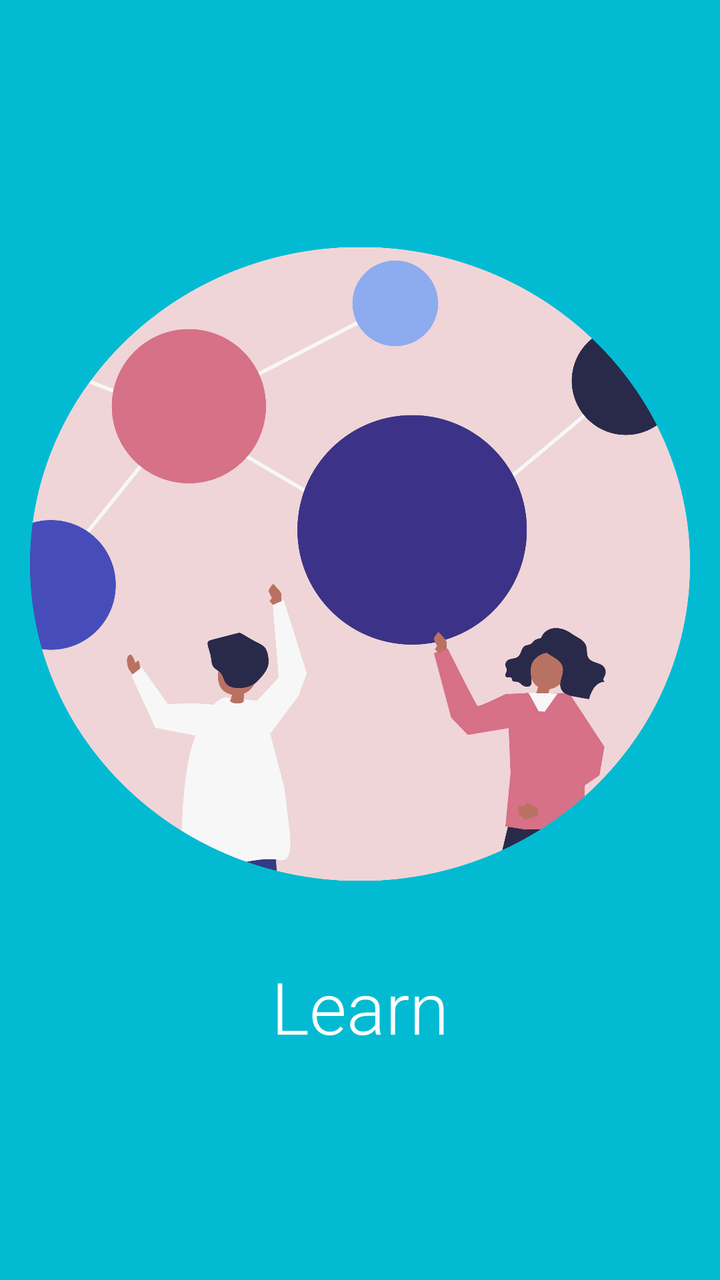
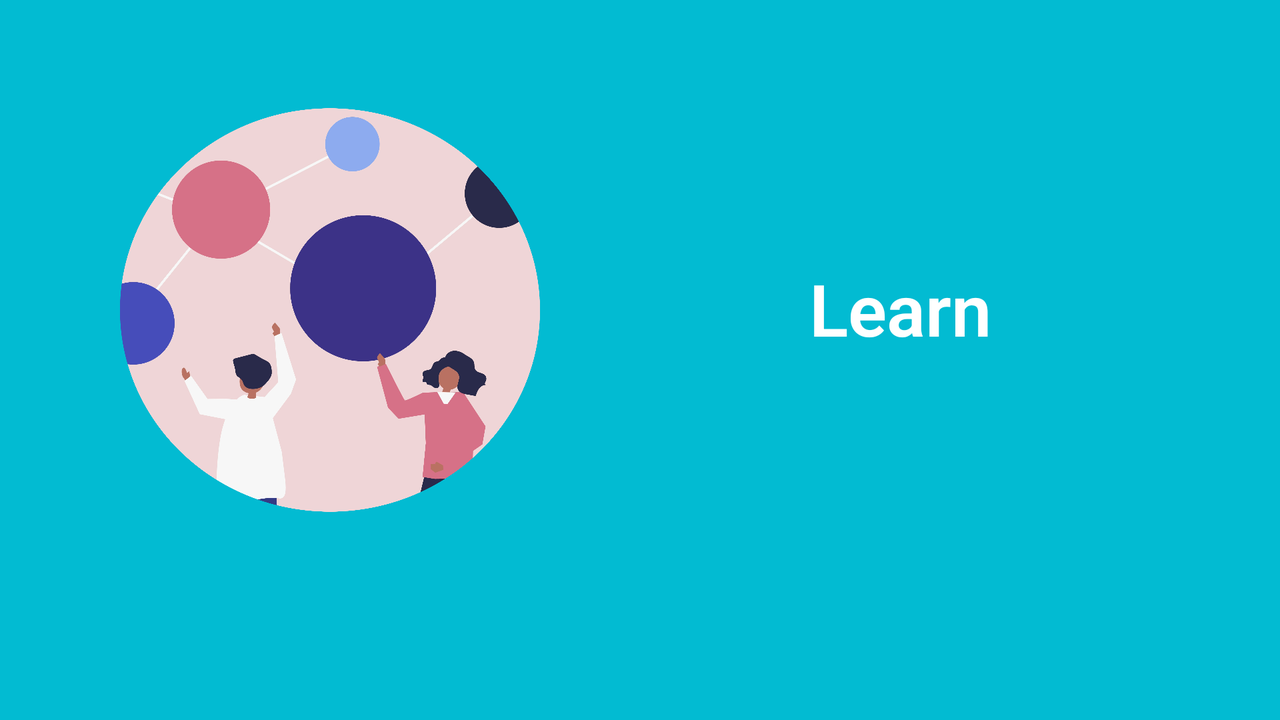

The same Android screen from two of the app's own layout files: first res/layout/ as a phone draws it, then the author's variant for another configuration, drawn on a device whose configuration selects that folder. Both files follow.
<!-- AndroidManifest.xml: application theme AppTheme -->
<!-- res/layout/fragment_tutorial3.xml -->
<?xml version="1.0" encoding="utf-8"?>
<androidx.constraintlayout.widget.ConstraintLayout xmlns:android="http://schemas.android.com/apk/res/android"
    xmlns:app="http://schemas.android.com/apk/res-auto"
    xmlns:tools="http://schemas.android.com/tools"
    android:id="@+id/content"
    android:layout_width="match_parent"
    android:layout_height="match_parent"
    android:background="@color/colorAccent">

    <androidx.constraintlayout.widget.ConstraintLayout
        android:id="@+id/tutorial1"
        android:layout_width="match_parent"
        android:layout_height="541dp"
        app:layout_constraintEnd_toEndOf="parent"
        app:layout_constraintStart_toStartOf="parent"
        app:layout_constraintTop_toTopOf="parent">

        <ImageView
            android:id="@+id/img_learn"
            android:layout_width="0dp"
            android:layout_height="364dp"
            android:layout_centerInParent="true"
            android:layout_marginStart="10dp"
            android:layout_marginTop="100dp"
            android:layout_marginEnd="10dp"
            android:contentDescription="@string/description"
            android:paddingLeft="5dp"
            android:paddingRight="5dp"
            android:src="@drawable/help_3"
            app:layout_constraintBottom_toBottomOf="@+id/text_learn"
            app:layout_constraintEnd_toEndOf="parent"
            app:layout_constraintHorizontal_bias="0.0"
            app:layout_constraintStart_toStartOf="parent"
            app:layout_constraintTop_toTopOf="parent"
            app:layout_constraintVertical_bias="0.0" />

        <TextView
            android:id="@+id/text_learn"
            android:layout_width="252dp"
            android:layout_height="62dp"
            android:layout_marginStart="100dp"
            android:layout_marginTop="15dp"
            android:layout_marginEnd="100dp"
            android:fontFamily="sans-serif-light"
            android:text="@string/learn"
            android:textAlignment="center"
            android:textAppearance="@style/TextAppearance.AppCompat.Display1"
            android:textColor="@android:color/white"
            android:textSize="36sp"
            app:layout_constraintBottom_toBottomOf="parent"
            app:layout_constraintEnd_toEndOf="parent"
            app:layout_constraintStart_toStartOf="parent"
            app:layout_constraintTop_toBottomOf="@+id/img_learn"
            tools:textColor="@android:color/white"
            tools:textStyle="bold" />

    </androidx.constraintlayout.widget.ConstraintLayout>
</androidx.constraintlayout.widget.ConstraintLayout>
<!-- resources referenced by this layout -->
<resources>
  <color name="colorAccent">#02BBD2</color>
  <!-- drawable help_3: png bitmap (drawable, 618989 bytes) -->
  <string name="description">logo</string>
  <string name="learn">Learn</string>
  <style name="AppTheme" parent="Theme.AppCompat.Light.DarkActionBar">
          <item name="colorPrimary">@color/colorPrimary</item>
          <item name="colorPrimaryDark">@color/colorPrimaryDark</item>
          <item name="colorAccent">@color/colorAccent</item>
      </style>
  <color name="colorPrimary">#02BBD2</color>
  <color name="colorPrimaryDark">#02BBD2</color>
</resources>
<!-- res/layout-land/fragment_tutorial3.xml (the author's variant of the layout above) -->
<!-- drawn on the phone turned sideways -->
<?xml version="1.0" encoding="utf-8"?>
<androidx.constraintlayout.widget.ConstraintLayout xmlns:android="http://schemas.android.com/apk/res/android"
    xmlns:app="http://schemas.android.com/apk/res-auto"
    xmlns:tools="http://schemas.android.com/tools"
    android:id="@+id/content"
    android:layout_width="match_parent"
    android:layout_height="match_parent"
    android:background="@color/colorAccent">

    <androidx.constraintlayout.widget.ConstraintLayout
        android:id="@+id/tutorial3"
        android:layout_width="match_parent"
        android:layout_height="match_parent"
        app:layout_constraintEnd_toEndOf="parent"
        app:layout_constraintStart_toStartOf="parent"
        app:layout_constraintTop_toTopOf="parent">

        <ImageView
            android:id="@+id/img_learn"
            android:layout_width="250dp"
            android:layout_height="250dp"
            android:layout_centerInParent="true"
            android:layout_marginStart="40dp"
            android:layout_marginTop="30dp"
            android:contentDescription="@string/description"
            android:paddingLeft="20dp"
            android:paddingRight="20dp"
            android:src="@drawable/help_3"
            app:layout_constraintStart_toStartOf="parent"
            app:layout_constraintTop_toTopOf="parent" />

        <TextView
            android:id="@+id/text_learn"
            android:layout_width="wrap_content"
            android:layout_height="wrap_content"
            android:layout_marginStart="50dp"
            android:layout_marginTop="130dp"
            android:layout_marginEnd="80dp"
            android:fontFamily="sans-serif-light"
            android:text="@string/learn"
            android:textAlignment="center"
            android:textAppearance="@style/TextAppearance.AppCompat.Display1"
            android:textColor="@android:color/white"
            android:textSize="36sp"
            android:textStyle="bold"
            app:layout_constraintEnd_toEndOf="parent"
            app:layout_constraintStart_toEndOf="@+id/img_learn"
            app:layout_constraintTop_toTopOf="parent"
            tools:textColor="@android:color/white"
            tools:textStyle="bold" />

    </androidx.constraintlayout.widget.ConstraintLayout>
</androidx.constraintlayout.widget.ConstraintLayout>
